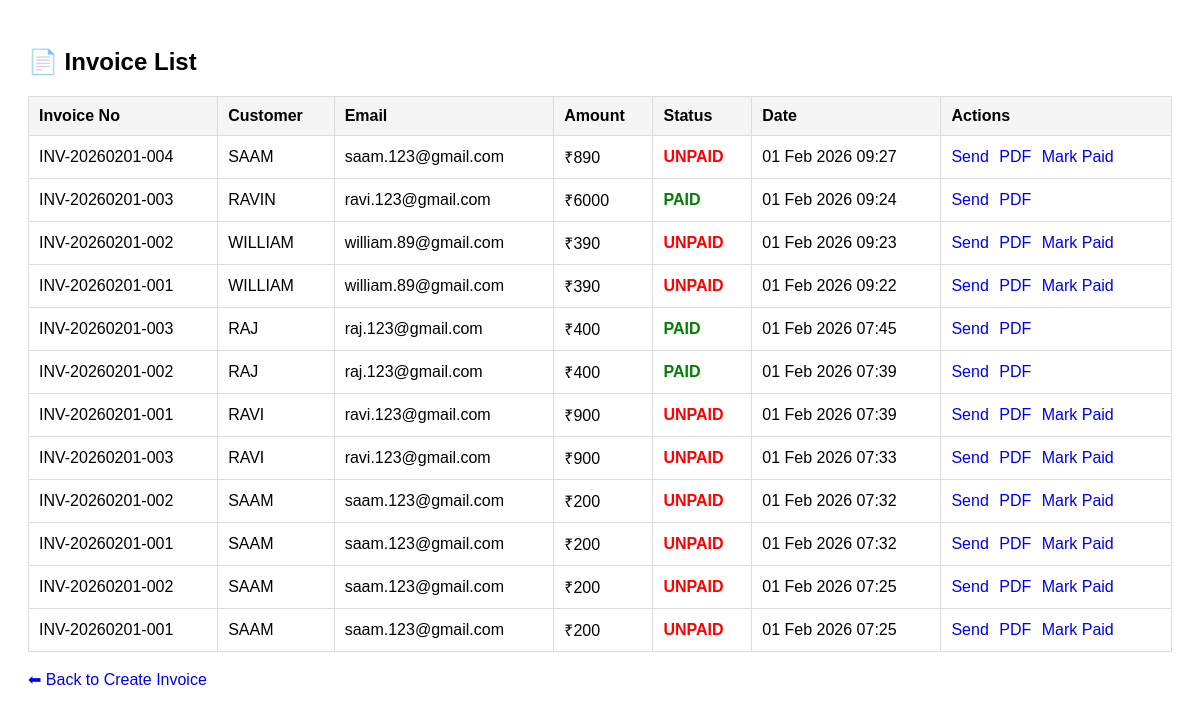
The app's page /invoices/, older data.
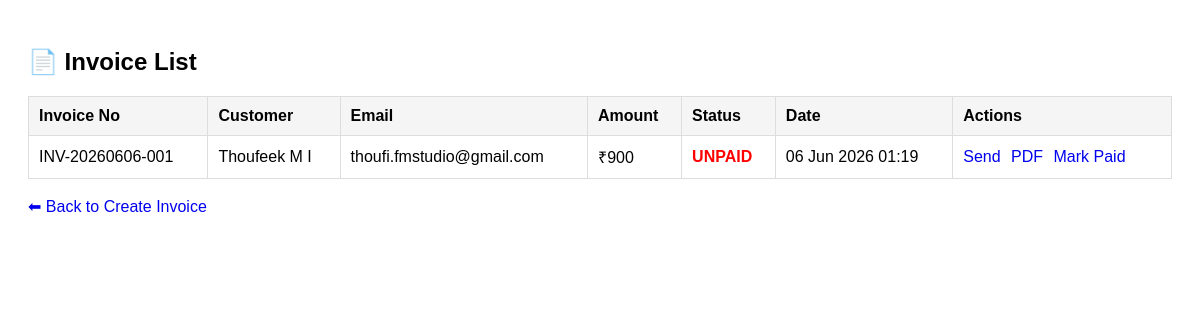
The same page, newer data.
### invoice/models.py (models this page shows, shortened)
class Invoice(models.Model):
    invoice_number = models.CharField(
        max_length=50,
        unique=True
    )
    customer_name = models.CharField(max_length=100)
    customer_email = models.EmailField()
    amount = models.IntegerField()
    status = models.CharField(
        max_length=20,
        default="UNPAID"
    )
    created_at = models.DateTimeField(
        auto_now_add=True
    )

### invoice/views.py (the view)
# urls.py: path("invoices/", invoice_list, name="invoice_list"),
def invoice_list(request):
    invoices = Invoice.objects.order_by("-created_at")
    return render(request, "invoice/list.html", {
        "invoices": invoices
    })

### invoice/templates/invoice/list.html (shortened to what this page needs)
<!DOCTYPE html>
<html>
<head>
</head>
<body>
<h2>📄 Invoice List</h2>
<table>
    <tr>
        <th>Invoice No</th>
        <th>Customer</th>
        <th>Email</th>
        <th>Amount</th>
        <th>Status</th>
        <th>Date</th>
        <th>Actions</th>
    </tr>
    {% for invoice in invoices %}
    <tr>
        <td>{{ invoice.invoice_number }}</td>
        <td>{{ invoice.customer_name }}</td>
        <td>{{ invoice.customer_email }}</td>
        <td>₹{{ invoice.amount }}</td>
        <td class="{% if invoice.status == 'PAID' %}paid{% else %}unpaid{% endif %}">
            {{ invoice.status }}
        </td>
        <td>{{ invoice.created_at|date:"d M Y H:i" }}</td>
       <td>
    <a href="/send/{{ invoice.id }}/">Send</a>
    <a href="/download/{{ invoice.id }}/">PDF</a>
    {% if invoice.status == "UNPAID" %}
        <a href="/paid/{{ invoice.id }}/">Mark Paid</a>
    {% endif %}
</td>
    {% empty %}
    <tr>
        <td colspan="7">No invoices yet</td>
    </tr>
    {% endfor %}
</table>
<br>
<a href="/">⬅ Back to Create Invoice</a>
</body>
</html>

Row changes from the older to the newer data that the page shows:
removed Invoice: invoice_number "INV-20260201-004", customer_name "SAAM", customer_email "saam.123@gmail.com", amount "890", status "UNPAID", created_at "01 Feb 2026 09:27"
removed Invoice: invoice_number "INV-20260201-003", customer_name "RAVIN", customer_email "ravi.123@gmail.com", amount "6000", status "PAID", created_at "01 Feb 2026 09:24"
removed Invoice: invoice_number "INV-20260201-002", customer_name "WILLIAM", customer_email "william.89@gmail.com", amount "390", status "UNPAID", created_at "01 Feb 2026 09:23"
removed Invoice: invoice_number "INV-20260201-001", customer_name "WILLIAM", customer_email "william.89@gmail.com", amount "390", status "UNPAID", created_at "01 Feb 2026 09:22"
removed Invoice: invoice_number "INV-20260201-003", customer_name "RAJ", customer_email "raj.123@gmail.com", amount "400", status "PAID", created_at "01 Feb 2026 07:45"
removed Invoice: invoice_number "INV-20260201-002", customer_name "RAJ", customer_email "raj.123@gmail.com", amount "400", status "PAID", created_at "01 Feb 2026 07:39"
removed Invoice: invoice_number "INV-20260201-001", customer_name "RAVI", customer_email "ravi.123@gmail.com", amount "900", status "UNPAID", created_at "01 Feb 2026 07:39"
removed Invoice: invoice_number "INV-20260201-003", customer_name "RAVI", customer_email "ravi.123@gmail.com", amount "900", status "UNPAID", created_at "01 Feb 2026 07:33"
removed Invoice: invoice_number "INV-20260201-002", customer_name "SAAM", customer_email "saam.123@gmail.com", amount "200", status "UNPAID", created_at "01 Feb 2026 07:32"
removed Invoice: invoice_number "INV-20260201-001", customer_name "SAAM", customer_email "saam.123@gmail.com", amount "200", status "UNPAID", created_at "01 Feb 2026 07:32"
removed Invoice: invoice_number "INV-20260201-002", customer_name "SAAM", customer_email "saam.123@gmail.com", amount "200", status "UNPAID", created_at "01 Feb 2026 07:25"
changed Invoice "UNPAID": invoice_number "INV-20260201-001" → "INV-20260606-001"; customer_name "SAAM" → "Thoufeek M I"; customer_email "saam.123@gmail.com" → "thoufi.fmstudio@gmail.com"; amount "200" → "900"; created_at "01 Feb 2026 07:25" → "06 Jun 2026 01:19"
